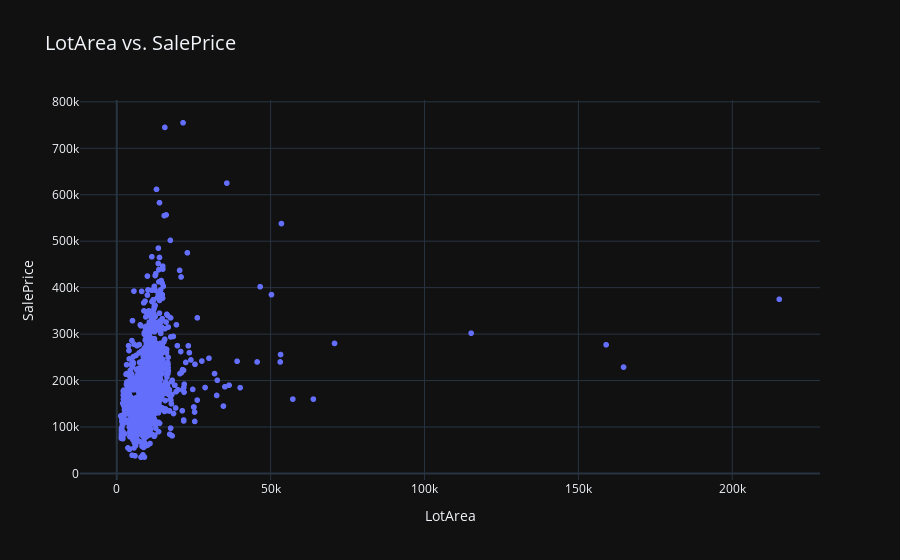
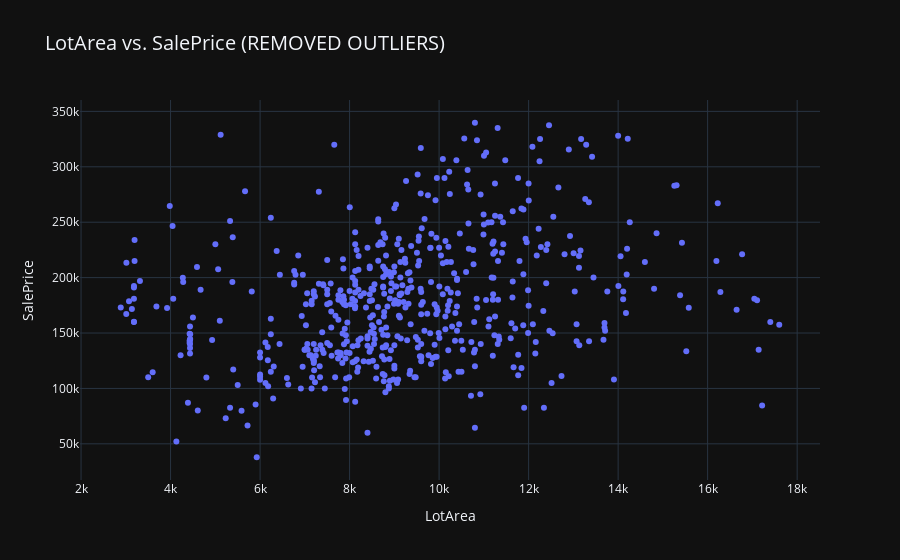

Notebook code for these charts, in order:
### Code cell
import plotly.express as px

# Scatter plot between LotArea and SalePrice
fig = px.scatter(train_data, x="LotArea", y="SalePrice", title="LotArea vs. SalePrice")

# Customize the layout for better visual appeal
fig.update_layout(template="plotly_dark")
fig.update_layout(title_font_size=20)
fig.update_layout(xaxis_title="LotArea", yaxis_title="SalePrice")

# Display the plot
fig.show()
# Scatter plot between LotArea and SalePrice
fig = px.scatter(train_data_no_outliers, x="LotArea", y="SalePrice", title="LotArea vs. SalePrice (REMOVED OUTLIERS)")

# Customize the layout for better visual appeal
fig.update_layout(template="plotly_dark")
fig.update_layout(title_font_size=20)
fig.update_layout(xaxis_title="LotArea", yaxis_title="SalePrice")

# Display the plot
fig.show()

### Figure 1 — Plotly figure (JSON) as saved in the notebook; plotly's stock layout.template omitted (floating-point values rounded to 4 significant figures; data arrays with more than 128 entries replaced by an {"elided": "..."} marker saying what was removed)
{"data": [{"hovertemplate": "LotArea=%{x}<br>SalePrice=%{y}<extra></extra>", "legendgroup": "", "marker": {"color": "#636efa", "symbol": "circle"}, "mode": "markers", "name": "", "showlegend": false, "type": "scattergl", "x": {"elided": "1460 int values"}, "xaxis": "x", "y": {"elided": "1460 int values"}, "yaxis": "y"}], "layout": {"legend": {"tracegroupgap": 0}, "title": {"font": {"size": 20}, "text": "LotArea vs. SalePrice"}, "xaxis": {"anchor": "y", "domain": [0, 1], "title": {"text": "LotArea"}}, "yaxis": {"anchor": "x", "domain": [0, 1], "title": {"text": "SalePrice"}}}}

### Figure 2 — Plotly figure (JSON) as saved in the notebook; plotly's stock layout.template omitted (floating-point values rounded to 4 significant figures; data arrays with more than 128 entries replaced by an {"elided": "..."} marker saying what was removed)
{"data": [{"hovertemplate": "LotArea=%{x}<br>SalePrice=%{y}<extra></extra>", "legendgroup": "", "marker": {"color": "#636efa", "symbol": "circle"}, "mode": "markers", "name": "", "orientation": "v", "showlegend": false, "type": "scatter", "x": {"elided": "563 int values"}, "xaxis": "x", "y": {"elided": "563 int values"}, "yaxis": "y"}], "layout": {"legend": {"tracegroupgap": 0}, "title": {"font": {"size": 20}, "text": "LotArea vs. SalePrice (REMOVED OUTLIERS)"}, "xaxis": {"anchor": "y", "domain": [0, 1], "title": {"text": "LotArea"}}, "yaxis": {"anchor": "x", "domain": [0, 1], "title": {"text": "SalePrice"}}}}
